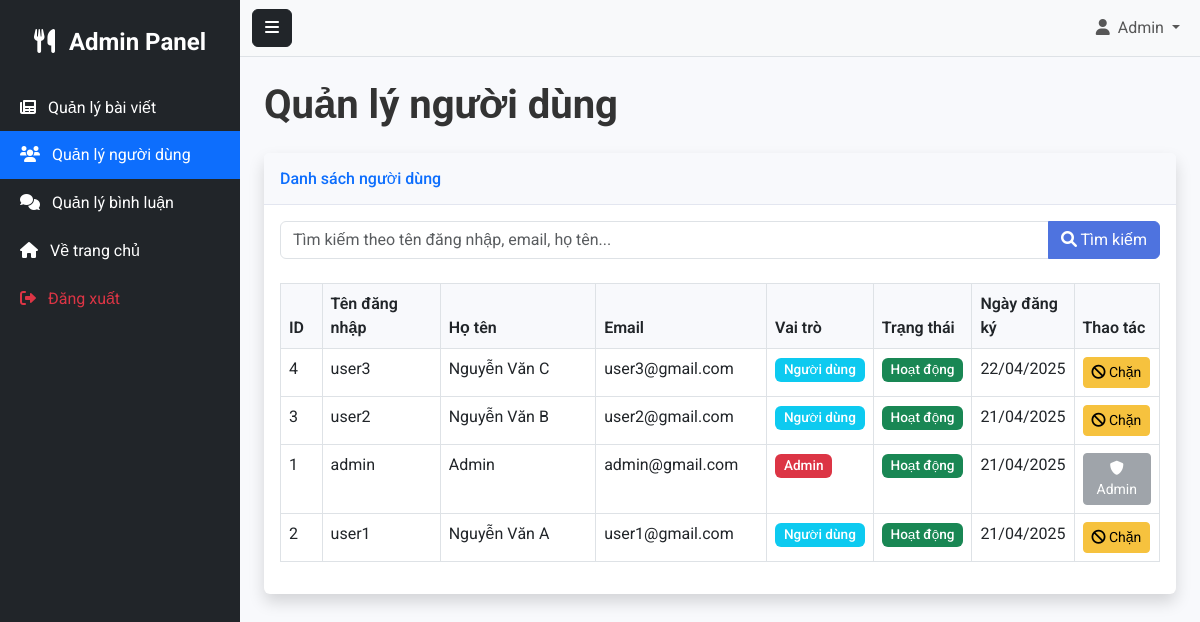
The page /admin/users.php (signed in) on the database its author committed.
### tables this page shows
CREATE TABLE `users` (
  `id` int NOT NULL,
  `username` varchar(50) NOT NULL,
  `password` varchar(255) NOT NULL,
  `email` varchar(100) NOT NULL,
  `full_name` varchar(100) NOT NULL,
  `avatar` varchar(255) DEFAULT NULL,
  `bio` text,
  `role` enum('admin','user') DEFAULT 'user',
  `is_blocked` tinyint(1) DEFAULT '0',
  `created_at` timestamp NULL DEFAULT CURRENT_TIMESTAMP,
  `updated_at` timestamp NULL DEFAULT CURRENT_TIMESTAMP ON UPDATE CURRENT_TIMESTAMP
);

### config/database.php (called while the page is built, shortened)
<?php
class Database {
    private $host = DB_HOST;
    private $user = DB_USER;
    private $pass = DB_PASS;
    private $dbname = DB_NAME;
    private $conn;
    private $stmt;
    private $result;
    private $bindParams = [];
    private $bindTypes = '';
    public function __construct() {
        $this->conn = new mysqli($this->host, $this->user, $this->pass, $this->dbname);
        $this->conn->set_charset("utf8mb4");
    }
    public function query($query) {
        $this->bindParams = [];
        $this->bindTypes = '';
        $query = preg_replace('/:([a-zA-Z0-9_]+)/', '?', $query);
        $this->stmt = $this->conn->prepare($query);
        return true;
    }
    public function bind($param, $value, $type = null) {
        if (is_null($type)) {
            if (is_int($value)) {
                $type = 'i';
            } elseif (is_double($value) || is_float($value)) {
                $type = 'd';
            } elseif (is_string($value)) {
                $type = 's';
            } else {
                $type = 'b';
            }
        }
        $this->bindParams[] = $value;
        $this->bindTypes .= $type;
        return true;
    }
    public function execute() {
        if (!empty($this->bindParams)) {
            $params = [$this->bindTypes];
            for ($i = 0; $i < count($this->bindParams); $i++) {
                $params[] = &$this->bindParams[$i];
            }
            call_user_func_array([$this->stmt, 'bind_param'], $params);
        }
        $success = $this->stmt->execute();
        if ($success) {
            $this->result = $this->stmt->get_result();
        } else {
            $this->error = $this->stmt->error;
        }
        return $success;
    }
    public function getAll() {
        $this->execute();
        $results = [];
        while ($row = $this->result->fetch_assoc()) {
            $results[] = $row;
        }
        return $results;
    }
}

### includes/functions.php (called while the page is built, shortened)
<?php
function formatDate($date, $format = 'd/m/Y') {
    $dateObj = new DateTime($date);
    return $dateObj->format($format);
}

### admin/users.php (the view, shortened to what this page needs)
<?php
require_once '../config/database.php';
require_once '../includes/functions.php';
$db = new Database();
$search = isset($_GET['search']) ? trim($_GET['search']) : '';
$page = isset($_GET['page']) && is_numeric($_GET['page']) ? (int)$_GET['page'] : 1;
$limit = 10;
$offset = ($page - 1) * $limit;
$search_condition = '';
$db->query("SELECT COUNT(*) as total FROM users" . $search_condition);
$sql = "SELECT * FROM users" . $search_condition . " ORDER BY created_at DESC LIMIT :limit OFFSET :offset";
$db->query($sql);
$db->bind(':limit', $limit);
$db->bind(':offset', $offset);
$users = $db->getAll();
include 'layouts/header.php';
?>
<div class="card shadow mb-4">
    <div class="card-header py-3 d-flex justify-content-between align-items-center">
        <h6 class="m-0 font-weight-bold text-primary">Danh sách người dùng</h6>
    </div>
    <div class="card-body">
        <form method="GET" action="" class="mb-4">
            <div class="input-group">
                <input type="text" class="form-control" name="search" placeholder="Tìm kiếm theo tên đăng nhập, email, họ tên..." value="<?php echo htmlspecialchars($search); ?>">
                <button class="btn btn-primary" type="submit">
                    <i class="fas fa-search"></i> Tìm kiếm
                </button>
            </div>
        </form>
        <div class="table-responsive">
            <table class="table table-bordered" width="100%" cellspacing="0">
                <thead>
                    <tr>
                        <th width="5%">ID</th>
                        <th width="15%">Tên đăng nhập</th>
                        <th width="20%">Họ tên</th>
                        <th width="20%">Email</th>
                        <th width="10%">Vai trò</th>
                        <th width="10%">Trạng thái</th>
                        <th width="10%">Ngày đăng ký</th>
                        <th width="10%">Thao tác</th>
                    </tr>
                </thead>
                <tbody>
                    <?php if (count($users) > 0): ?>
                        <?php foreach ($users as $user): ?>
                            <tr>
                                <td><?php echo $user['id']; ?></td>
                                <td><?php echo $user['username']; ?></td>
                                <td><?php echo $user['full_name']; ?></td>
                                <td><?php echo $user['email']; ?></td>
                                <td>
                                    <span class="badge <?php echo ($user['role'] === 'admin') ? 'bg-danger' : 'bg-info'; ?>">
                                        <?php echo ($user['role'] === 'admin') ? 'Admin' : 'Người dùng'; ?>
                                    </span>
                                </td>
                                <td>
                                    <span class="badge <?php echo ($user['is_blocked']) ? 'bg-danger' : 'bg-success'; ?>">
                                        <?php echo ($user['is_blocked']) ? 'Đã chặn' : 'Hoạt động'; ?>
                                    </span>
                                </td>
                                <td><?php echo formatDate($user['created_at']); ?></td>
                                <td>
                                    <?php if ($user['role'] !== 'admin'): ?>
                                        <form method="POST" action="" class="d-inline">
                                            <button type="submit" name="toggle_block" class="btn btn-sm <?php echo ($user['is_blocked']) ? 'btn-success' : 'btn-warning'; ?>" onclick="return confirm('Bạn có chắc chắn muốn <?php echo ($user['is_blocked']) ? 'bỏ chặn' : 'chặn'; ?> người dùng này?');">
                                                <?php if ($user['is_blocked']): ?>
                                                    <i class="fas fa-unlock"></i> Bỏ chặn
                                                <?php else: ?>
                                                    <i class="fas fa-ban"></i> Chặn
                                                <?php endif; ?>
                                            </button>
                                        </form>
                                    <?php else: ?>
                                        <button class="btn btn-sm btn-secondary" disabled>
                                            <i class="fas fa-shield-alt"></i> Admin
                                        </button>
                                    <?php endif; ?>
                                </td>
                            </tr>
                        <?php endforeach; ?>
                    <?php else: ?>
                        <tr>
                            <td colspan="8" class="text-center">Không tìm thấy người dùng nào</td>
                        </tr>
                    <?php endif; ?>
                </tbody>
            </table>
        </div>
    </div>
</div>
<?php include 'layouts/footer.php'; ?>

### assets/css/admin-style.css (style rules this page uses)
body { font-family: 'Roboto', sans-serif; overflow-x: hidden; background-color: #f8f9fc; }
.card { box-shadow: 0 0.15rem 1.75rem 0 rgba(58, 59, 69, 0.15); border: none; }
.card-header { background-color: #f8f9fc; border-bottom: 1px solid #e3e6f0; }
.table-responsive { overflow-x: auto; }
.table th { background-color: #f8f9fc; font-weight: 600; }
.btn-primary { background-color: #4e73df; border-color: #4e73df; }
.btn-warning { background-color: #f6c23e; border-color: #f6c23e; }
.badge { font-size: 85%; font-weight: 500; }

### rows shown on the page
users: id "4", username "user3", full_name "Nguyễn Văn C", email "user3@gmail.com", role "Người dùng", is_blocked "Hoạt động", created_at "22/04/2025"
users: id "3", username "user2", full_name "Nguyễn Văn B", email "user2@gmail.com", role "Người dùng", is_blocked "Hoạt động", created_at "21/04/2025"
users: id "1", username "admin", full_name "Admin", email "admin@gmail.com", role "Admin", is_blocked "Hoạt động", created_at "21/04/2025"
users: id "2", username "user1", full_name "Nguyễn Văn A", email "user1@gmail.com", role "Người dùng", is_blocked "Hoạt động", created_at "21/04/2025"

### other values the page prints
$_SESSION['full_name'] "Admin"
$page_title "Quản lý người dùng"
